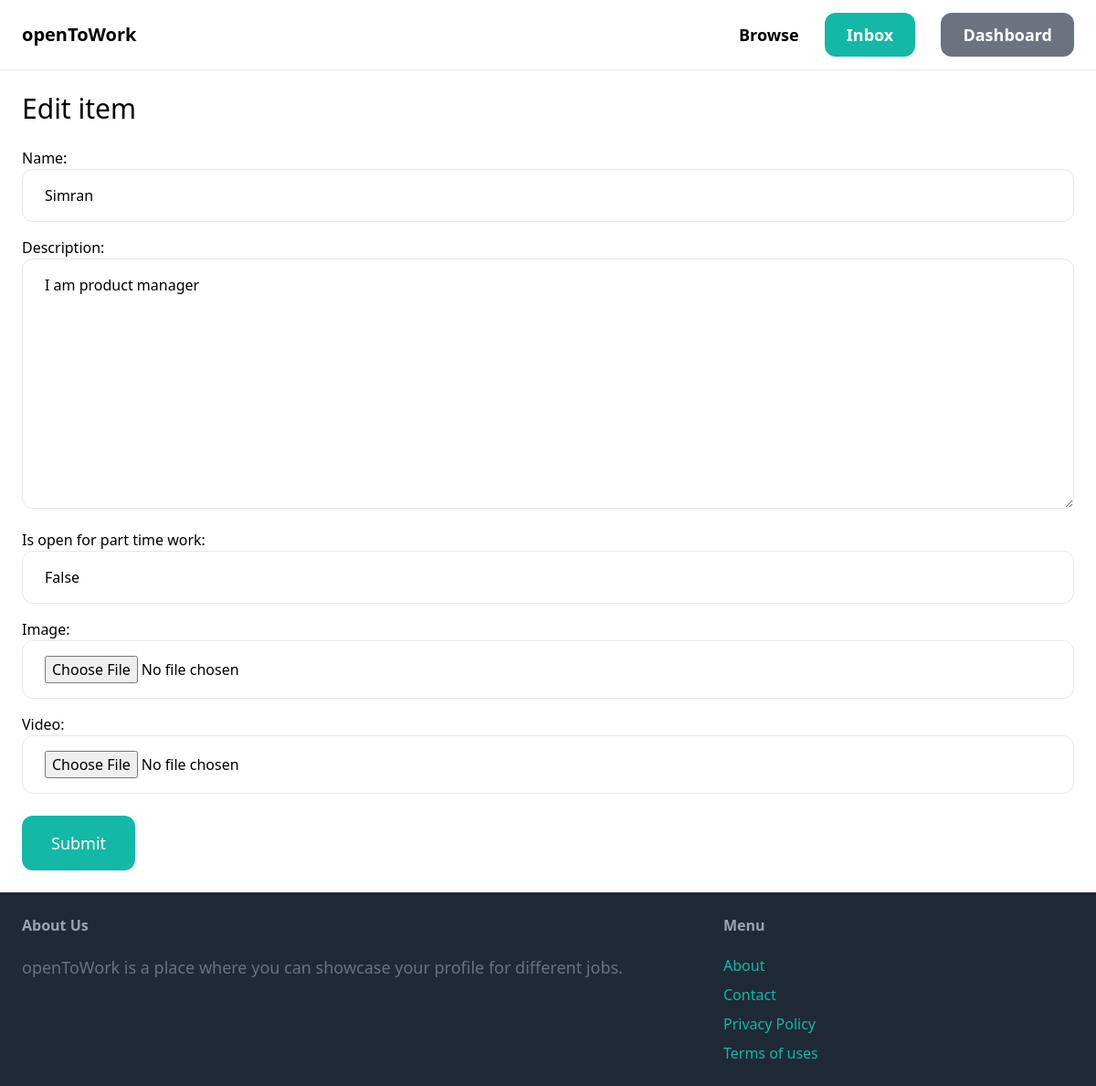
The page /item/5/edit/ (signed in) on the database its author committed.
### item/models.py (models this page shows, shortened)
class Item(models.Model):
    category=models.ForeignKey(Category, related_name='items',on_delete=models.CASCADE)
    name = models.CharField(max_length=255)
    description = models.TextField(blank=True, null=True)
    is_open_for_part_time_work =models.BooleanField(default=False)
    is_open_for_full_time_work =models.BooleanField(default=False)
    is_open_for_gigs =models.BooleanField(default=False)
    is_open_for_internships =models.BooleanField(default=False)
    image=models.ImageField(upload_to='item_images',blank=True, null=True)
    video = models.FileField(upload_to='item_videos', blank=True, null=True)

### item/views.py (the view)
# urls.py: path('<int:pk>/edit/', views.edit, name='edit'),
@login_required
def edit(request, pk):
    item = get_object_or_404(Item, pk=pk)
    if request.method == 'POST':
        form = EditItemForm(request.POST, request.FILES, instance=item)
        if form.is_valid():
            form.save()
            return redirect('item:detail', pk=item.id)
    else:
        form = EditItemForm(instance=item)
    return render(request, 'item/form.html', {
        'form': form,
        'title': 'Edit item',
    })

### item/forms.py
class EditItemForm(forms.ModelForm):
    class Meta:
        model = Item
        fields = ('name', 'description', 'is_open_for_part_time_work', 'image', 'video')
        widgets = {
            'name': forms.TextInput(attrs={
                'class': INPUT_CLASSES
            }),
            'description': forms.Textarea(attrs={
                'class': INPUT_CLASSES
            }),
            'is_open_for_part_time_work': forms.TextInput(attrs={
                'class': INPUT_CLASSES
            }),
            'image': forms.FileInput(attrs={
                'class': INPUT_CLASSES
            }),
            'video': forms.FileInput(attrs={
                'class': INPUT_CLASSES
            })
        }

### item/templates/item/form.html (shortened to what this page needs)
{% extends 'core/base.html' %}
{% block content %}
<h1 class="mb-6 text-3xl">{{ title }}</h1>
<form method="post" action="." enctype="multipart/form-data">
    <div class="space-y-4">
        {{ form.as_p }}
    </div>
    <button class="mt-6 py-4 px-8 text-lg bg-teal-500 hover:bg-teal-700 rounded-xl text-white">Submit</button>
</form>
{% endblock %}

### rows shown on the page
Item: name "Simran", description "I am product manager", is_open_for_part_time_work "False"

### other values the page prints
{{ title }} "Edit item"
